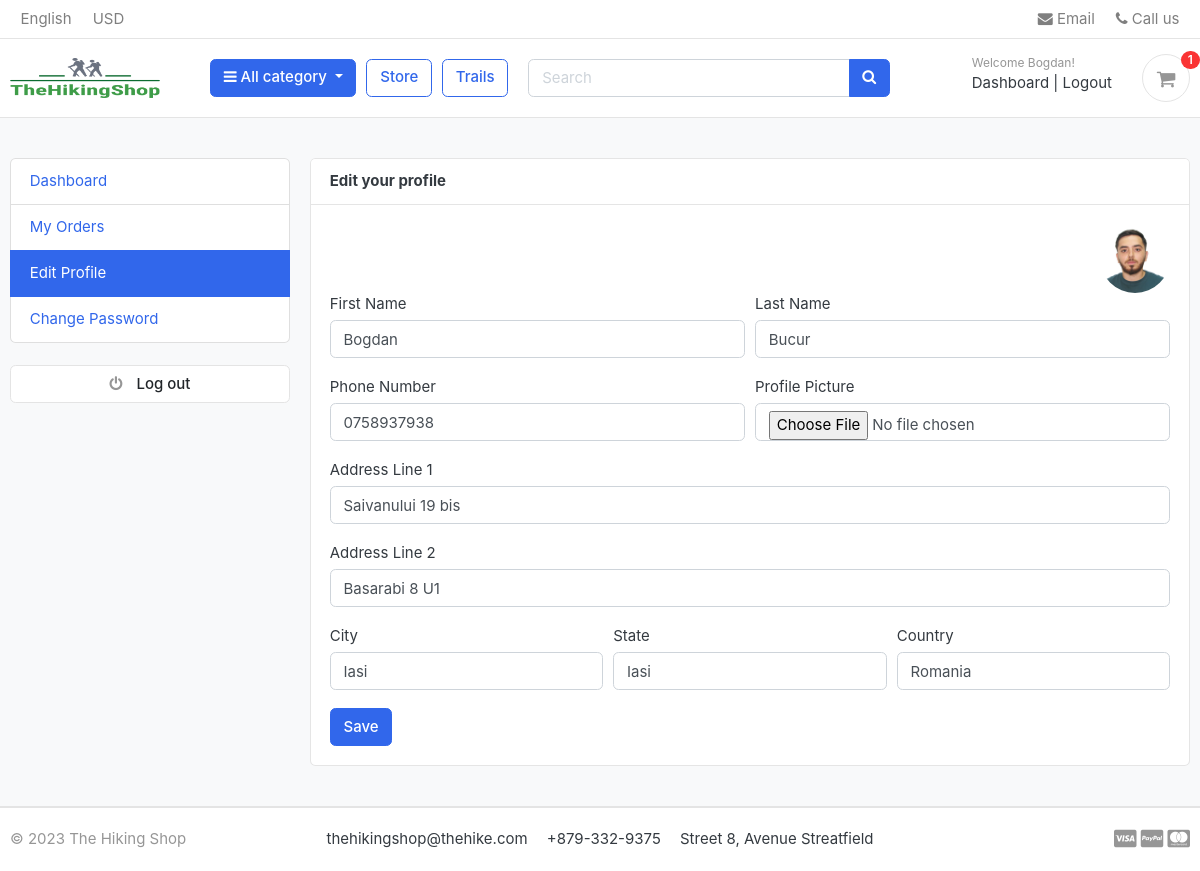
/accounts/edit_profile/ (signed in), run on the app's committed database.
### accounts/models.py (models this page shows, shortened)
class Account(AbstractBaseUser):
    first_name = models.CharField(max_length=50)
    last_name = models.CharField(max_length=50)
    username = models.CharField(max_length=50, unique=True)
    email = models.EmailField(max_length=100, unique=True)
    phone_number = models.CharField(max_length=50)
    date_joined = models.DateTimeField(auto_now_add=True)
    last_login = models.DateTimeField(auto_now_add=True)
    is_admin = models.BooleanField(default=False)
    is_staff = models.BooleanField(default=False)
    is_active = models.BooleanField(default=False)
    is_superadmin = models.BooleanField(default=False)
    USERNAME_FIELD = 'email'
    REQUIRED_FIELDS = ['username', 'first_name', 'last_name']
    object = MyAccountManager()

class UserProfile(models.Model):
    user = models.OneToOneField(Account, on_delete=models.CASCADE)
    address_line_1 = models.CharField(blank=True, max_length=100)
    address_line_2 = models.CharField(blank=True, max_length=100)
    profile_picture = models.ImageField(blank=True, upload_to='user_profile')
    city = models.CharField(blank=True, max_length=30)
    state = models.CharField(blank=True, max_length=30)
    country = models.CharField(blank=True, max_length=30)

### accounts/views.py (the view)
# urls.py: path('edit_profile/', views.edit_profile, name='edit_profile'),
@login_required(login_url='login')
def edit_profile(request):
    user_profile = get_object_or_404(UserProfile, user=request.user)
    if request.method == 'POST':
        user_form = UserForm(request.POST, instance=request.user)
        profile_form = UserProfileForm(request.POST, request.FILES, instance=user_profile)
        if user_form.is_valid() and profile_form.is_valid():
            user_form.save()
            profile_form.save()
            messages.success(request, "Your profile has been updated.")
            return redirect('edit_profile')
    else:
        user_form = UserForm(instance=request.user)
        profile_form = UserProfileForm(instance=user_profile)
    context = {
        'user_form': user_form,
        'profile_form': profile_form,
        'user_profile': user_profile,
    }
    return render(request, 'accounts/edit_profile.html', context)

### accounts/forms.py
class UserForm(forms.ModelForm):
    class Meta:
        model = Account
        fields = ('first_name', 'last_name', 'phone_number')
    def __init__(self, *args, **kwargs):
        super(UserForm, self).__init__(*args, **kwargs)
        for field in self.fields:
            self.fields[field].widget.attrs['class'] = 'form-control'

class UserProfileForm(forms.ModelForm):
    profile_picture = forms.ImageField(required=False, error_messages={'invalid':("Image file only")}, widget=forms.FileInput)
    class Meta:
        model = UserProfile
        fields = ('address_line_1', 'address_line_2', 'city', 'state', 'country', 'profile_picture')
    def __init__(self, *args, **kwargs):
        super(UserProfileForm, self).__init__(*args, **kwargs)
        for field in self.fields:
            self.fields[field].widget.attrs['class'] = 'form-control'

### carts/context_processors.py (called while the page is built)
def counter(request):
    cart_count = 0
    if 'admin' in request.path:
        return {}
    else:
        try:
            cart = Cart.objects.filter(cart_id=_cart_id(request))
            if request.user.is_authenticated:
                cart_items = CartItem.objects.all().filter(user=request.user)
            else:
                cart_items = CartItem.objects.all().filter(cart=cart[:1])
            for cart_item in cart_items:
                cart_count += cart_item.quantity
        except Cart.DoesNotExist:
            cart_count = 0
    return dict(cart_count=cart_count)

### carts/views.py (called while the page is built)
def _cart_id(request):
    cart = request.session.session_key  # I named this cart cart1 because I don t want to get confused with func cart
    if not cart:
        cart = request.session.create()
    return cart

### category/context_processors.py (called while the page is built)
def menu_links(request):
    links = Category.objects.all()
    return dict(links=links)

### category/models.py (called while the page is built)
    def get_url(self):
        return reverse('products_by_category', args=[self.slug])

### templates/accounts/edit_profile.html (shortened to what this page needs)
{% extends 'base.html' %}
{% block content %}
    <section class="section-conten padding-y bg">
        <div class="container">
            <div class="row">
                {% include 'includes/dashboard_sidebar.html' %}
                <main class="col-md-9">
                    <article class="card">
                        <header class="card-header">
                            <strong class="d-inline-block mr-3">Edit your profile</strong>
                        </header>
                        <div class="card-body">
                            <div class="text-right">
                                <img src="{{ user_profile.profile_picture.url }}" alt="Profile Picture" width="70" style="border-radius: 50px;">
                            </div>
                            <div class="row">
                                <div class="col-md-12">
                                    <form action="{% url 'edit_profile' %}" method="POST" enctype="multipart/form-data">
                                        <div class="form-row">
                                            <div class="form-group col-md-6">
                                                <label>First Name</label>
                                                {{ user_form.first_name }}
                                            </div>
                                            <div class="form-group col-md-6">
                                                <label>Last Name</label>
                                                {{ user_form.last_name }}
                                            </div>
                                        </div>
                                        <div class="form-row">
                                            <div class="form-group col-md-6">
                                                <label>Phone Number</label>
                                                {{ user_form.phone_number }}
                                            </div>
                                            <div class="form-group col-md-6">
                                                <label>Profile Picture</label>
                                                {{ profile_form.profile_picture }}
                                            </div>
                                        </div>
                                        <div class="form-group">
                                            <label>Address Line 1</label>
                                            {{ profile_form.address_line_1 }}
                                        </div>
                                        <div class="form-group">
                                            <label>Address Line 2</label>
                                            {{ profile_form.address_line_2 }}
                                        </div>
                                        <div class="form-row">
                                            <div class="form-group col-md-4">
                                                <label>City</label>
                                                {{ profile_form.city }}
                                            </div>
                                            <div class="form-group col-md-4">
                                                <label>State</label>
                                                {{ profile_form.state }}
                                            </div>
                                            <div class="form-group col-md-4">
                                                <label>Country</label>
                                                {{ profile_form.country }}
                                            </div>
                                        </div>
                                        <input type="submit" value="Save" class="btn btn-primary">
                                    </form>
                                </div>
                            </div>
                        </div>
                    </article>
                </main>
            </div>
        </div>
    </section>
{% endblock %}

### templates/includes/navbar.html (shortened to what this page needs)
{% load static %}
<header class="section-header">
    <nav class="navbar p-md-0 navbar-expand-sm navbar-light border-bottom">
        <div class="container">
            <div class="collapse navbar-collapse" id="navbarTop4">
                <ul class="navbar-nav mr-auto">
                    <li class="nav-item dropdown">
                        <a href="#" class="nav-link"> English </a>
                    </li>
                    <li class="nav-item dropdown">
                        <a href="#" class="nav-link"> USD </a>
                    </li>
                </ul>
                <ul class="navbar-nav">
                    <li><a href="{% url 'email_us' %}" class="nav-link"> <i class="fa fa-envelope"></i> Email </a></li>
                    <li><a href="{% url 'call_us' %}" class="nav-link"> <i class="fa fa-phone"></i> Call us </a></li>
                </ul>
            </div>
        </div>
    </nav>
    <section class="header-main border-bottom">
        <div class="container">
            <div class="row align-items-center">
                <div class="col-lg-2 col-md-3 col-6">
                    <a href="{% url 'home' %}" class="brand-wrap">
                        <img class="logo" src="{% static '/images/logo1.png' %}">
                    </a>
                </div>
                <div class="col-lg col-sm col-md col-6 flex-grow-0">
                    <div class="category-wrap dropdown d-inline-block float-right">
                        <button type="button" class="btn btn-primary dropdown-toggle" data-toggle="dropdown">
                            <i class="fa fa-bars"></i> All category
                        </button>
                    </div>
                </div>
                <a href="{% url 'store' %}" class="btn btn-outline-primary">Store</a>
                <div class="col-lg col-sm col-md col-6 flex-grow-0"><a href="{% url 'mountain' %}"
                                                                       class="btn btn-outline-primary">Trails</a></div>
                <div class="col-lg  col-md-6 col-sm-12 col">
                    <form action="{% url 'search' %}" class="search" method="GET">
                        <div class="input-group w-100">
                            <input type="text" class="form-control" style="width:60%;" placeholder="Search"
                                   name="keyword">
                            <div class="input-group-append">
                                <button class="btn btn-primary" type="submit">
                                    <i class="fa fa-search"></i>
                                </button>
                            </div>
                        </div>
                    </form>
                </div>
                <div class="col-lg-3 col-sm-6 col-8 order-2 order-lg-3">
                    <div class="d-flex justify-content-end mb-3 mb-lg-0">
                        {% if user.id is None %}
                            <div class="widget-header">
                                <small class="title text-muted">Welcome guest!</small>
                                <div>
                                    <a href="{% url 'login' %}">Sign in</a> <span class="dark-transp"> | </span>
                                    <a href="{% url 'register' %}"> Register</a>
                                </div>
                            </div>
                        {% else %}
                            <div class="widget-header">
                                <small class="title text-muted">Welcome {{ user.first_name }}!</small>
                                <div>
                                    <a href="{% url 'dashboard' %}">Dashboard</a> <span class="dark-transp"> | </span>
                                    <a href="{% url 'logout' %}">Logout</a>
                                </div>
                            </div>
                        {% endif %}
                        <a href="{% url 'cart' %}" class="widget-header pl-3 ml-3">
                            <div class="icon icon-sm rounded-circle border"><i class="fa fa-shopping-cart"></i></div>
                            <span class="badge badge-pill badge-danger notify">{{ cart_count }}</span>
                        </a>
                    </div>
                </div>
            </div>
        </div>
    </section>
</header>

### static/css/ui.css (style rules this page uses)
html { font-family: "Inter", sans-serif; font-size: 15px; }
.icon-xs, .icon-sm, .icon-md, .icon-lg { display: inline-block; text-align: center; flex-shrink: 0; flex-grow: 0; }
.icon-sm { width: 48px; height: 48px; line-height: 48px !important; font-size: 20px; }
.padding-y { padding-top: 40px; padding-bottom: 40px; }
article:after, .form-group:after { display: block; clear: both; content: ""; }
.bg { background-color: #f8f9fa; }
.header-main { position: relative; padding-top: 1rem; padding-bottom: 1rem; }
.brand-wrap .logo, .navbar-brand .logo { margin-right: 7px; max-height: 40px; display: inline-block; }
.widget-header { display: inline-block; vertical-align: middle; position: relative; }
.widget-header a { color: #343a40; }
.widget-header i { color: #969696; }
.widget-header .title { display: block; }
.widget-header .notify { position: absolute; top: -3px; right: -10px; }
.notify { position: absolute; top: -4px; right: -10px; display: inline-block; padding: 0.25em 0.6em; font-size: 12px; line-height: 1; text-align: center; border-radius: 3rem; color: #fff; background-color: #fa3434; }

### data on the page
Account: first_name "Bogdan", last_name "Bucur", phone_number "0758937938"
UserProfile: profile_picture (picture), address_line_1 "Saivanului 19 bis", address_line_2 "Basarabi 8 U1", city "Iasi", state "Iasi", country "Romania"

### other printed values
{{ cart_count }} "1"
